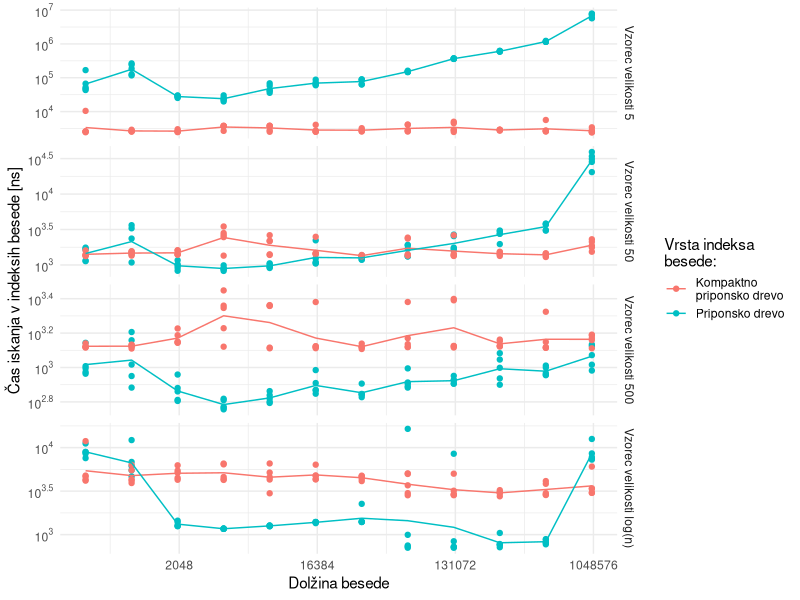
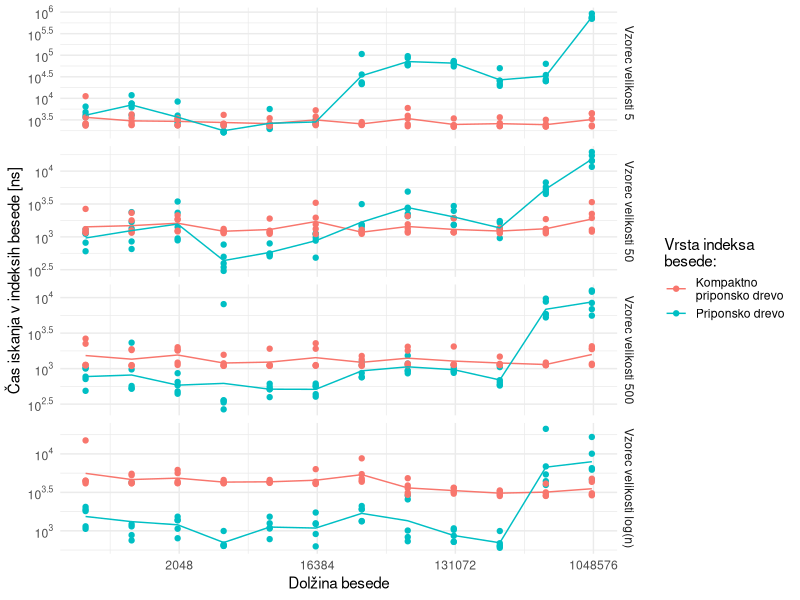
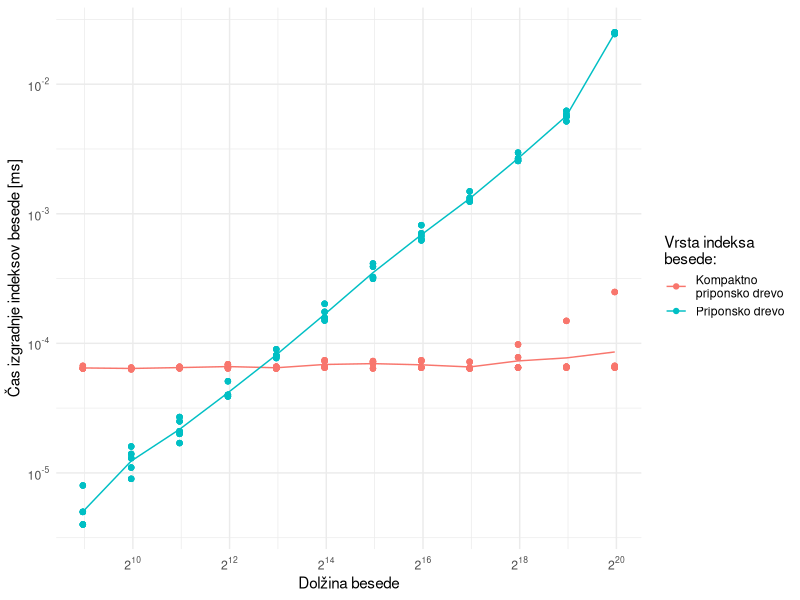
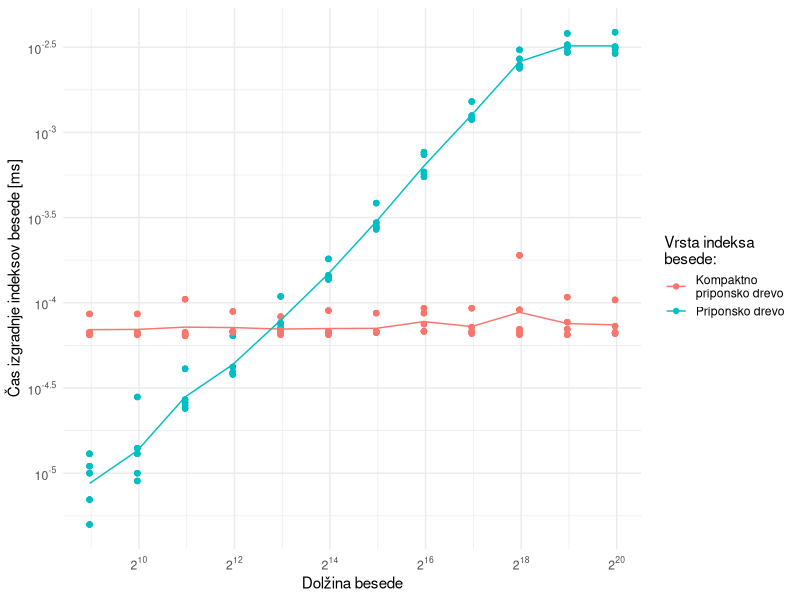
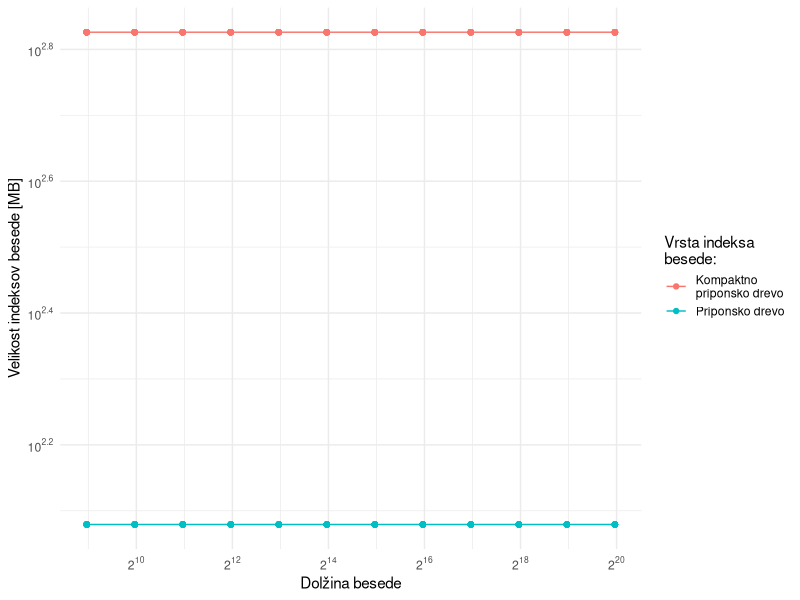
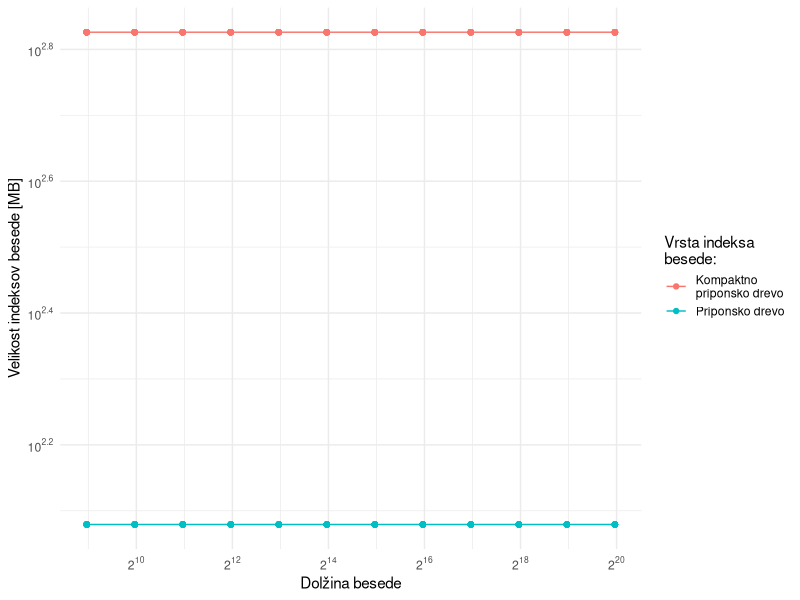
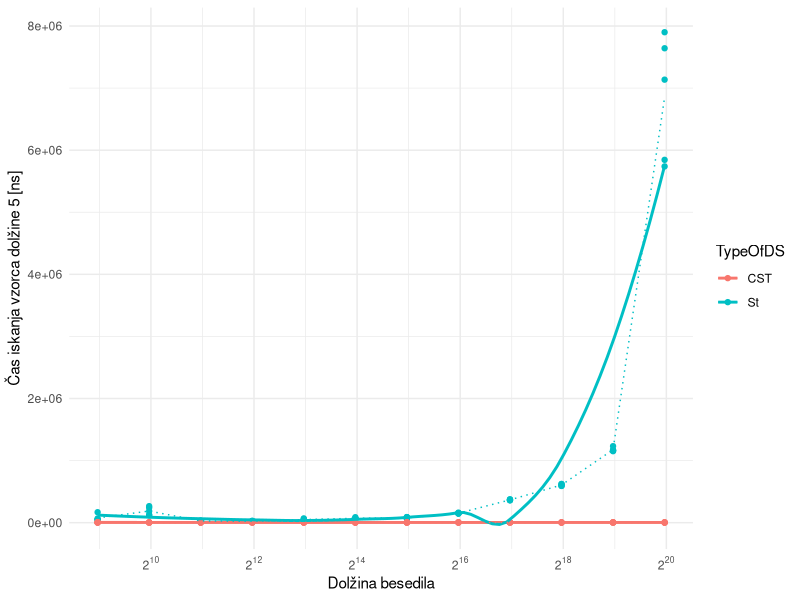
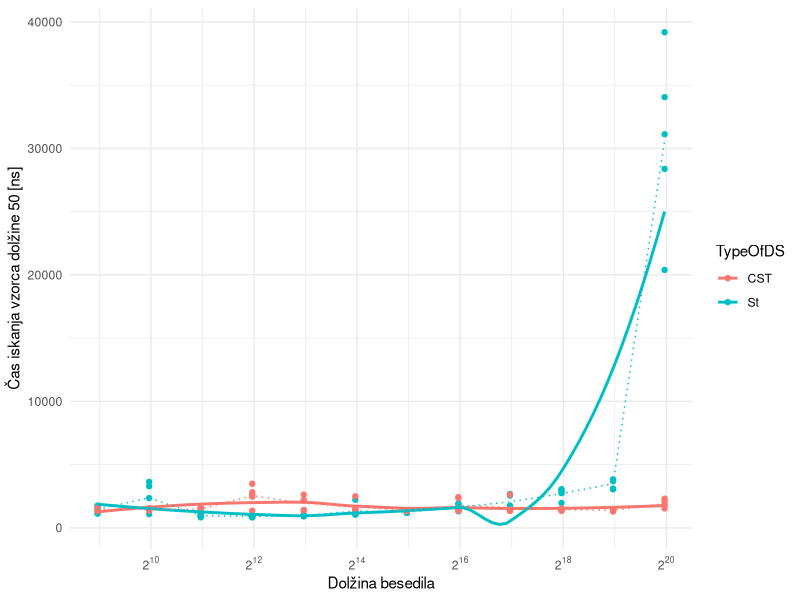

Generate these figures, in order, with R:
library(tidyverse)
library(scales)
library(svglite)
data<- read.csv("rezNovPc.csv")
dataSLO<- read.csv("rezNovPcNaKlancu.csv")
dataTidy <- data %>%  pivot_longer(col=starts_with("tFind"),names_to = "PatternLength", values_to = "TimeFind") %>% mutate(Time=Time/1000000)
dataTidySLO <- dataSLO %>% pivot_longer(col=starts_with("tFind"),names_to = "PatternLength", values_to = "TimeFind") %>% mutate(Time=Time/1000000)

dataTidySLO  %>% filter(PatternLength=="tFindLog" & TimeFind<200000) %>% group_by(TypeOfDS) %>% summarise(M=(mean(TimeFind))) %>% print(n=100)
dataTidySLO %>% filter(TypeOfDS=="St",PatternLength=="tFindLog") %>% group_by(SizeRun,TypeOfDS) %>% summarise(M=mean(TimeFind)) -> a

lm(SizeInBytes~SizeRun, data = dataTidySLO)

a$M/lag(a$M,default = 1) #2x

dataTidySLO %>% filter(TypeOfDS=="CST",PatternLength=="tFindLog") %>% group_by(SizeRun,TypeOfDS) %>% summarise(M=mean(TimeFind)) -> a

a$M/lag(a$M,default = 1) #1x

 dataTidy %>% group_by(SizeRun,TypeOfDS) %>% summarise(M=(mean(Time))) %>% print(n=25)

#Poizvedbe
 
dataTidy %>%ggplot() +
  aes(x = SizeRun, y = TimeFind, colour = TypeOfDS) +
  geom_point() +
  stat_summary(fun=mean,geom = 'line')+
  scale_x_continuous(trans = "log2") +
  theme_minimal() +
  labs(y="Čas iskanja v indeksih besede [ns]",x="Dolžina besede")+
  scale_y_continuous(trans = log10_trans(), breaks = trans_breaks("log10", function(x) 10^x),labels = trans_format("log10", math_format(10^.x)))+
  scale_color_discrete(name = "Vrsta indeksa\nbesede:", labels= c(CST="Kompaktno\npriponsko drevo", St="Priponsko drevo",SA="Priponsko polje","SA+LCP"="Priponsko polje\nz QLCP"))+
  facet_grid(scales = "free_y",vars(PatternLength),labeller = as_labeller(c(tFind5="Vzorec velikosti 5", tFind50="Vzorec velikosti 50", tFind500="Vzorec velikosti 500",tFindLog="Vzorec velikosti log(n)")))
ggsave("./Img/IskanjeNovPC.svg",bg = "white", height = 15, width = 25, units = "cm")

dataTidySLO %>%ggplot() +
  aes(x = SizeRun, y = TimeFind, colour = TypeOfDS) +
  geom_point() +
  stat_summary(fun=mean,geom = 'line')+
  scale_x_continuous(trans = "log2") +
  theme_minimal() +
  scale_y_continuous(trans = log10_trans(), breaks = trans_breaks("log10", function(x) 10^x),labels = trans_format("log10", math_format(10^.x)))+
  labs(y="Čas iskanja v indeksih besede [ns]",x="Dolžina besede")+
  scale_color_discrete(name = "Vrsta indeksa\nbesede:", labels= c(CST="Kompaktno\npriponsko drevo", St="Priponsko drevo",SA="Priponsko polje","SA+LCP"="Priponsko polje\nz QLCP"))+
  facet_grid(scales = "free_y",vars(PatternLength),labeller = as_labeller(c(tFind5="Vzorec velikosti 5", tFind50="Vzorec velikosti 50", tFind500="Vzorec velikosti 500",tFindLog="Vzorec velikosti log(n)")))
ggsave("./Img/IskanjeNovPCSLO.svg",bg = "white", height = 15, width = 25, units = "cm")



#Izgradnja drevesa
dataTidy%>% ggplot()+
  aes(x=SizeRun,y=Time,color=TypeOfDS)+
  geom_point()+
  stat_summary(fun=mean,geom = 'line')+
  theme_minimal()+
  scale_color_discrete(name = "Vrsta indeksa\nbesede:", labels= c(CST="Kompaktno\npriponsko drevo", St="Priponsko drevo",SA="Priponsko polje","SA+LCP"="Priponsko polje\nz QLCP"))+
  #scale_color_manual(values=c("#00BFC4"))+
  scale_x_continuous(trans = log2_trans(), breaks = trans_breaks("log2", function(x) 2^x),
                    labels = trans_format("log2", math_format(2^.x)))+
  scale_y_continuous(trans = log10_trans(), breaks = trans_breaks("log10", function(x) 10^x),labels = trans_format("log10", math_format(10^.x)))+
  labs(y="Čas izgradnje indeksov besede [ms]",x="Dolžina besede")
ggsave("./Img/izgradnjaDrecvesaNovPC.svg",bg = "white", height = 10, width = 20, units = "cm")

dataTidySLO %>% ggplot()+
  aes(x=SizeRun,y=Time,color=TypeOfDS)+
  geom_point()+
  #geom_smooth(se=F)+
  stat_summary(fun=mean,geom = 'line')+
  theme_minimal()+
  scale_color_discrete(name = "Vrsta indeksa\nbesede:", labels= c(CST="Kompaktno\npriponsko drevo", St="Priponsko drevo",SA="Priponsko polje","SA+LCP"="Priponsko polje\nz QLCP"))+
  #scale_color_manual(values=c("#00BFC4"))+
  scale_x_continuous(trans = log2_trans(), breaks = trans_breaks("log2", function(x) 2^x),
                     labels = trans_format("log2", math_format(2^.x)))+
  scale_y_continuous(trans = log10_trans(), breaks = trans_breaks("log10", function(x) 10^x),labels = trans_format("log10", math_format(10^.x)))+
  labs(y="Čas izgradnje indeksov besede [ms]",x="Dolžina besede")
ggsave("./Img/izgradnjaDrecvesaNovPCSLO.svg",bg = "white", height = 10, width = 20, units = "cm")


# Velikost drevesa

dataTidy %>% ggplot()+
  aes(x=SizeRun,y=SizeInBytes,color=TypeOfDS)+
  geom_point()+
  stat_summary(fun=mean,geom = 'line')+
  theme_minimal()+
  scale_color_discrete(name = "Vrsta indeksa\nbesede:", labels= c(CST="Kompaktno\npriponsko drevo", St="Priponsko drevo",SA="Priponsko polje","SA+LCP"="Priponsko polje\nz QLCP"))+
  #scale_color_manual(values=c("#00BFC4"))+
  scale_x_continuous(trans = log2_trans(), breaks = trans_breaks("log2", function(x) 2^x),
                     labels = trans_format("log2", math_format(2^.x)))+
  scale_y_continuous(trans = log10_trans(), breaks = trans_breaks("log10", function(x) 10^x),labels = trans_format("log10", math_format(10^.x)))+
  labs(y="Velikost indeksov besede [MB]",x="Dolžina besede")
ggsave("./Img/velikostDrecvesaNovPC.svg",bg = "white", height = 10, width = 20, units = "cm")

dataTidySLO %>% ggplot()+
  aes(x=SizeRun,y=SizeInBytes,color=TypeOfDS)+
  geom_point()+
  stat_summary(fun=mean,geom = 'line')+
  theme_minimal()+
  scale_color_discrete(name = "Vrsta indeksa\nbesede:", labels= c(CST="Kompaktno\npriponsko drevo", St="Priponsko drevo",SA="Priponsko polje","SA+LCP"="Priponsko polje\nz QLCP"))+
  #scale_color_manual(values=c("#00BFC4"))+
  scale_x_continuous(trans = log2_trans(), breaks = trans_breaks("log2", function(x) 2^x),
                     labels = trans_format("log2", math_format(2^.x)))+
  scale_y_continuous(trans = log10_trans(), breaks = trans_breaks("log10", function(x) 10^x),labels = trans_format("log10", math_format(10^.x)))+
  labs(y="Velikost indeksov besede [MB]",x="Dolžina besede")
ggsave("./Img/velikostDrecvesaNovPCSLO.svg",bg = "white", height = 10, width = 20, units = "cm")



#Iskanje vzorca dolžine 5
data %>% ggplot()+
  aes(x=SizeRun,y=tFind5,color=TypeOfDS)+
  geom_point()+
  geom_smooth(se=F)+stat_summary(fun=mean,geom = 'line',linetype = 'dotted')+
  theme_minimal()+   #scale_color_manual(values=c("#00BFC4"))+
  scale_x_continuous(trans = log2_trans(), breaks = trans_breaks("log2", function(x) 2^x),
                     labels = trans_format("log2", math_format(2^.x)))+
  labs(y="Čas iskanja vzorca dolžine 5 [ns]",x="Dolžina besedila")
ggsave("./Img/iskanje5NovPC.png", bg="white")


#Iskanje vzorca dolžine 50

data  %>% ggplot()+
  aes(x=SizeRun,y=tFind50,color=TypeOfDS)+
  geom_point()+
  geom_smooth(se=F)+stat_summary(fun=mean,geom = 'line',linetype = 'dotted')+
  theme_minimal()+   #scale_color_manual(values=c("#00BFC4"))+
  scale_x_continuous(trans = log2_trans(), breaks = trans_breaks("log2", function(x) 2^x),
                     labels = trans_format("log2", math_format(2^.x)))+
  labs(y="Čas iskanja vzorca dolžine 50 [ns]",x="Dolžina besedila")
ggsave("./Img/iskanje50NovPc.png", bg="white")


#Iskanje vzorca dolžine 500

data %>% ggplot()+
  aes(x=SizeRun,y=tFind500,color=TypeOfDS)+
  geom_point()+
  geom_smooth(se=F)+stat_summary(fun=mean,geom = 'line',linetype = 'dotted')+
  theme_minimal()+   #scale_color_manual(values=c("#00BFC4"))+
  scale_x_continuous(trans = log2_trans(), breaks = trans_breaks("log2", function(x) 2^x),
                     labels = trans_format("log2", math_format(2^.x)))+
  labs(y="Čas iskanja vzorca dolžine 500 [ns]",x="Dolžina besedila")
ggsave("./Img/iskanje500NovPc.png", bg="white")

#Iskanje vzorca dolžine logartem besedila

data %>% ggplot()+
  aes(x=SizeRun,y=tFindLog,color=TypeOfDS)+
  geom_point()+
  geom_smooth(se=F)+stat_summary(fun=mean,geom = 'line',linetype = 'dotted')+
  theme_minimal()+   #scale_color_manual(values=c("#00BFC4"))+
  scale_x_continuous(trans = log2_trans(), breaks = trans_breaks("log2", function(x) 2^x),
                     labels = trans_format("log2", math_format(2^.x)))+
  labs(y="Čas iskanja vzorca dolžine log(n) [ns]",x="Dolžina besedila")
ggsave("./Img/iskanjeLogNovPc.png", bg="white")
